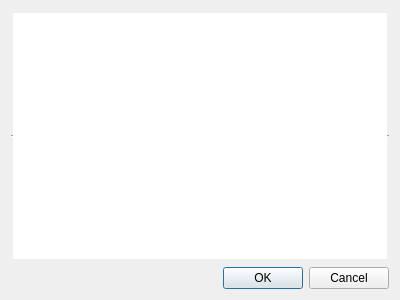
<?xml version="1.0" encoding="UTF-8"?>
<ui version="4.0">
 <class>PropertiesDialog</class>
 <widget class="QDialog" name="PropertiesDialog">
  <property name="windowModality">
   <enum>Qt::ApplicationModal</enum>
  </property>
  <property name="geometry">
   <rect>
    <x>0</x>
    <y>0</y>
    <width>400</width>
    <height>300</height>
   </rect>
  </property>
  <property name="windowTitle">
   <string>MLC Manager Properties</string>
  </property>
  <layout class="QVBoxLayout" name="verticalLayout">
   <item>
    <widget class="QTableView" name="tableView">
     <property name="frameShape">
      <enum>QFrame::HLine</enum>
     </property>
     <property name="sortingEnabled">
      <bool>true</bool>
     </property>
     <attribute name="horizontalHeaderShowSortIndicator" stdset="0">
      <bool>true</bool>
     </attribute>
     <attribute name="horizontalHeaderStretchLastSection">
      <bool>true</bool>
     </attribute>
    </widget>
   </item>
   <item>
    <widget class="QDialogButtonBox" name="buttonBox">
     <property name="orientation">
      <enum>Qt::Horizontal</enum>
     </property>
     <property name="standardButtons">
      <set>QDialogButtonBox::Cancel|QDialogButtonBox::Ok</set>
     </property>
    </widget>
   </item>
  </layout>
 </widget>
 <resources/>
 <connections>
  <connection>
   <sender>buttonBox</sender>
   <signal>accepted()</signal>
   <receiver>PropertiesDialog</receiver>
   <slot>accept()</slot>
   <hints>
    <hint type="sourcelabel">
     <x>248</x>
     <y>254</y>
    </hint>
    <hint type="destinationlabel">
     <x>157</x>
     <y>274</y>
    </hint>
   </hints>
  </connection>
  <connection>
   <sender>buttonBox</sender>
   <signal>rejected()</signal>
   <receiver>PropertiesDialog</receiver>
   <slot>reject()</slot>
   <hints>
    <hint type="sourcelabel">
     <x>316</x>
     <y>260</y>
    </hint>
    <hint type="destinationlabel">
     <x>286</x>
     <y>274</y>
    </hint>
   </hints>
  </connection>
 </connections>
</ui>
